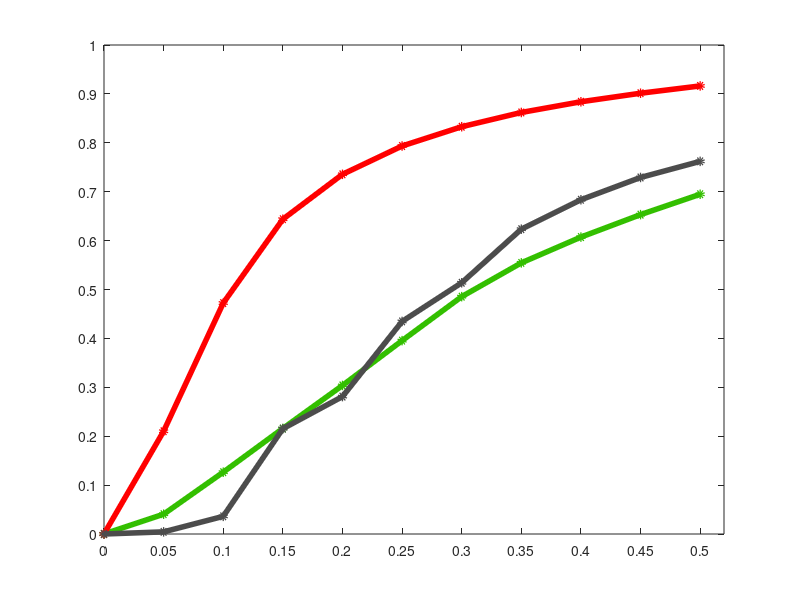

Write the MATLAB code that produced this figure. (Note: this script raises an error after producing the figure.)
clear all; close all;
load('ksweep_0.05-0.05-0.5_results.mat');

line_width = 4;
marker = 'o';
markerSize = 3;
fontSize = 20;

color_single = [0.2 0.75 0];
color_both = [1 0 0];
color_colorcircle = [0.3 0.3 0.3];

% add k=0 to the plot
seg_k = [0 seg_k];
area_percent_singlestub = [0 area_percent_singlestub];
area_percent = [0 area_percent];
cover_circle_area_percent = [0 cover_circle_area_percent];

num_file = 1;
for k = 0.05:0.05:0.5
    VSWR(num_file) = (1 + k)/(1 - k);
    num_file = num_file + 1;
end

figure
set(gcf, 'Position',  [200, 100, 1300, 800])
plot(seg_k, area_percent_singlestub, 'LineWidth', line_width, 'Marker', marker, 'MarkerSize', markerSize, 'Color', color_single)
hold on
plot(seg_k, area_percent, 'LineWidth', line_width, 'Marker', marker, 'MarkerSize', markerSize, 'Color', color_both)
plot(seg_k, cover_circle_area_percent, 'LineWidth', line_width, 'Marker', marker, 'MarkerSize', markerSize, 'Color', color_colorcircle)


xlim([0 0.52])
ylim([0 1])

xticks(0:0.05:0.5)
yticks(0:0.1:1)
% for ploting two-row x axis
ax = gca(); 
labelArray = [{'0', '0.05', '   0.1', '0.15', '  0.2', '0.25', '   0.3', '0.35', '   0.4', '0.45', ' 0.5'};...
              {'1', '(1.11)', '(1.22)', '(1.35)', '(1.5)', '(1.67)', '(1.86)', '(2.08)', '(2.33)', '(2.64)', '(3)'}];
tickLabel = strtrim(sprintf('%s\\newline%s\n', labelArray{:}));
ax.XTickLabel = tickLabel;
yticklabels({'0%', '10%', '20%', '30%', '40%', '50%', '60%', '70%', '80%', '90%', '100%'})

xlabelArray = [{'Acceptable impedance matched reflection coefficient circle radius k'}; {'(Corresponeding maixmum accetable VSWR)'}];
Label = strtrim(sprintf('%s\\newline     %s\n', xlabelArray{:}));
xlabel(Label)
ylabel('Percentage of matched impedance area in Smith chart')

%title('Percentage of matched impedance area in Smith chart V.S. Transmission line segment unit length')

xline = xline(0.2, '--', num2str(0.2), 'LineWidth', line_width, 'FontSize', 18, 'HandleVisibility', 'off');
xline.LabelVerticalAlignment = 'bottom';
xline.LabelHorizontalAlignment = 'right';

text(seg_k(5)-0.004, area_percent(5)+0.01, sprintf('%.2f%%', 100*area_percent(5)), 'FontSize', fontSize, 'VerticalAlignment', 'bottom', 'HorizontalAlignment', 'right', 'Color', color_both);
text(seg_k(5)-0.005, area_percent_singlestub(5)+0.02, sprintf('%.2f%%', 100*area_percent_singlestub(5)), 'FontSize', fontSize, 'VerticalAlignment', 'bottom', 'HorizontalAlignment', 'right', 'Color', color_single);
text(seg_k(5)+0.005, cover_circle_area_percent(5)-0.012, sprintf('%.2f%%', 100*cover_circle_area_percent(5)), 'FontSize', fontSize, 'VerticalAlignment', 'top', 'HorizontalAlignment', 'left', 'Color', color_colorcircle);

legend('Single-stub matching', 'Single-stub and double-stub matching', 'Maximum circle area enclosed', 'Location', 'southeast');

set(gca, 'FontSize', 18);
